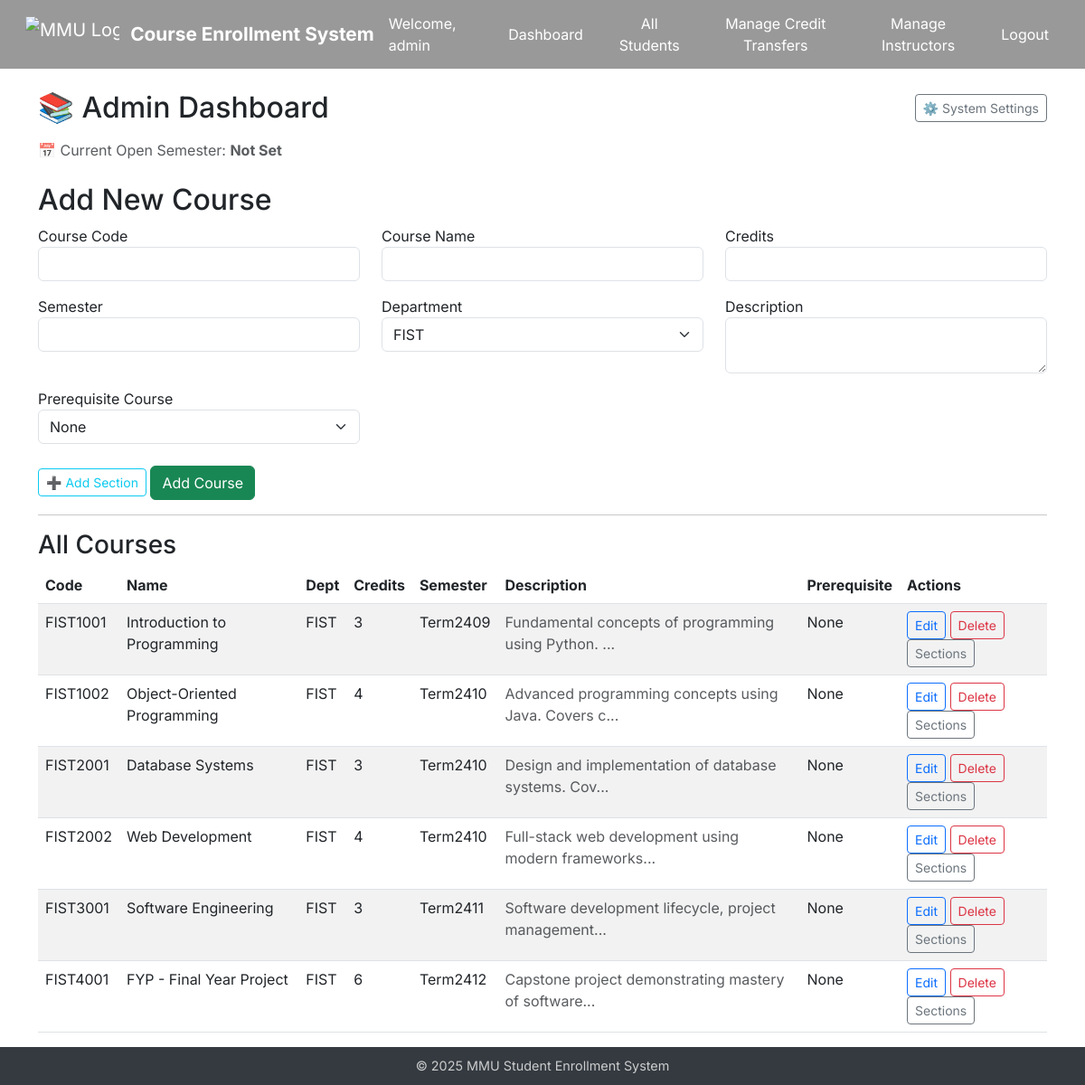
Screenshot of /admin/admin/dashboard (signed in) with the database file from the repository.
### app/models.py (models this page shows, shortened)
class Admin(UserMixin, db.Model):
    id = db.Column(db.Integer, primary_key=True)
    username = db.Column(db.String(64), unique=True)
    password_hash = db.Column(db.String(128))
    @property
    def is_admin(self):
        return True

class Course(db.Model):
    id = db.Column(db.Integer, primary_key=True)
    course_code = db.Column(db.String(10), unique=True)
    course_name = db.Column(db.String(128))
    description = db.Column(db.Text)
    credits = db.Column(db.Integer)
    semester = db.Column(db.String(64))
    department = db.Column(db.String(64))
    prerequisite_id = db.Column(db.Integer, db.ForeignKey('course.id'))
    prerequisite = db.relationship("Course", remote_side=[id])
    enrollments = db.relationship('Enrollment', backref='course', lazy=True)
    sections = db.relationship('Section', back_populates='course', cascade='all, delete')

### app/routes/admin.py (the view, shortened to what this page needs)
@admin_bp.route("/admin/dashboard", methods=["GET", "POST"])
@login_required
def admin_dashboard():
    if not current_user.is_admin:
        flash("Admin access only.", "warning")
        return redirect(url_for("admin.admin_login"))
    form = CourseAddForm()
    courses = Course.query.all()
    form.prerequisite_id.choices = [(0, "None")] + [
        (c.id, f"{c.course_code} - {c.course_name}") for c in courses
    ]
    setting = SystemSetting.query.filter_by(key="open_semester").first()
    open_semester = setting.value if setting else "Not Set"
    return render_template("admin/dashboard.html", form=form, courses=courses, open_semester=open_semester)

### app/forms.py
class CourseAddForm(FlaskForm):
    course_code = StringField("Course Code", validators=[DataRequired()])
    prerequisite_id = SelectField("Prerequisite Course", coerce=int, choices=[], validators=[Optional()])
    course_name = StringField("Course Name", validators=[DataRequired()])
    credits = IntegerField("Credits", validators=[DataRequired()])
    semester = StringField("Semester", validators=[DataRequired()])
    department = SelectField("Department", choices=[
        ("FIST", "FIST"), ("FCI", "FCI"), ("FOB", "FOB")
    ], validators=[DataRequired()])
    description = TextAreaField("Description", validators=[DataRequired()])
    submit = SubmitField("Add Course")

### app/templates/admin/dashboard.html (shortened to what this page needs)
{% extends "base.html" %}
{% block content %}
<div class="d-flex justify-content-between align-items-center mb-3">
    <h2 class="mb-0">📚 Admin Dashboard</h2>
    <a href="{{ url_for('admin.admin_settings') }}" class="btn btn-outline-secondary btn-sm">⚙️ System Settings</a>
  </div>
  <p class="text-muted mb-4">📅 Current Open Semester: <strong>{{ open_semester }}</strong></p>
<h2>Add New Course</h2>
<form method="POST">
    <div class="row">
        <div class="col-md-4 mb-3">
            {{ form.course_code.label }} {{ form.course_code(class="form-control") }}
        </div>
        <div class="col-md-4 mb-3">
            {{ form.course_name.label }} {{ form.course_name(class="form-control") }}
        </div>
        <div class="col-md-4 mb-3">
            {{ form.credits.label }} {{ form.credits(class="form-control") }}
        </div>
    </div>
    <div class="row">
        <div class="col-md-4 mb-3">
            {{ form.semester.label }} {{ form.semester(class="form-control") }}
        </div>
        <div class="col-md-4 mb-3">
            {{ form.department.label }} {{ form.department(class="form-select") }}
        </div>
        <div class="col-md-4 mb-3">
            {{ form.description.label }} {{ form.description(class="form-control", rows=2) }}
        </div>
    </div>
    <div class="row">
        <div class="col-md-4 mb-3">
            {{ form.prerequisite_id.label }} {{ form.prerequisite_id(class="form-select") }}
        </div>
    </div>
    <div class="mt-2">
        <a href="{{ url_for('admin.admin_add_section') }}" class="btn btn-sm btn-outline-info"> ➕ Add Section </a>
        {{ form.submit(class="btn btn-success") }}
    </div>
</form>
<hr>
<h3>All Courses</h3>
<table class="table table-striped">
    <thead>
        <tr>
            <th>Code</th>
            <th>Name</th>
            <th>Dept</th>
            <th>Credits</th>
            <th>Semester</th>
            <th>Description</th>
            <th>Prerequisite</th>
            <th>Actions</th>
        </tr>
    </thead>
    <tbody>
        {% for c in courses %}
        <tr>
            <td>{{ c.course_code }}</td>
            <td>{{ c.course_name }}</td>
            <td>{{ c.department }}</td>
            <td>{{ c.credits }}</td>
            <td>{{ c.semester }}</td>
            <td class="text-muted">{{ c.description[:50] }}{% if c.description|length > 50 %}...{% endif %}</td>
            <td>
                {% if c.prerequisite %}
                    {{ c.prerequisite.course_code }} - {{ c.prerequisite.course_name }}
                {% else %}
                    None
                {% endif %}
            </td>
            <td>
                <a href="{{ url_for('admin.admin_edit', course_id=c.id) }}" class="btn btn-sm btn-outline-primary">Edit</a>
                <a href="{{ url_for('admin.admin_delete', course_id=c.id) }}" class="btn btn-sm btn-outline-danger">Delete</a>
                <a href="{{ url_for('admin.admin_course_details', course_id=c.id) }}" class="btn btn-sm btn-outline-secondary">Sections</a>
            </td>
        </tr>
        {% endfor %}
    </tbody>
</table>
{% endblock %}

### app/templates/base.html (shortened to what this page needs)
<!DOCTYPE html>
<html lang="en">
<head>
  <link href="https://cdn.jsdelivr.net/npm/bootstrap@5.3.0/dist/css/bootstrap.min.css" rel="stylesheet">
</head>
<body>
<nav id="navbar" class="navbar navbar-expand-lg navbar-dark navbar-transparent fixed-top px-3" style="background-color: rgba(0,0,0,0.4);">
  <div class="container-fluid">
    <a class="navbar-brand d-flex align-items-center" href="{{ url_for('shared.index') }}">
      <img src="{{ url_for('static', filename='image/Multimedia_University_secondary_logo_2020.png') }}" alt="MMU Logo">
      <span>Course Enrollment System</span>
    </a>
    <div class="ms-auto d-flex align-items-center">
            {% if current_user.is_authenticated %}
        <span class="text-white me-3">
          Welcome,
          {% if current_user.is_admin %}
            {{ current_user.username }}
          {% elif current_user.is_student %}
            {{ current_user.name }}
          {% elif current_user.is_instructor %}
            {{ current_user.name }}
          {% endif %}
        </span>
        {% if current_user.is_admin %}
          <a class="btn btn-nav" href="{{ url_for('admin.admin_dashboard') }}">Dashboard</a>
          <a class="btn btn-nav" href="{{ url_for('admin.admin_all_students') }}">All Students</a>
          <a class="btn btn-nav" href="{{ url_for('admin.admin_credit_transfer') }}">Manage Credit Transfers</a>
          <a class="btn btn-nav" href="{{ url_for('admin.admin_instructor_list') }}">Manage Instructors</a>
          <a class="btn btn-nav" href="{{ url_for('admin.admin_logout') }}">Logout</a>
        {% elif current_user.is_student %}
          <a class="btn btn-nav" href="{{ url_for('student.dashboard') }}">Dashboard</a>
          <a class="btn btn-nav" href="{{ url_for('student.profile') }}">My Profile</a>
          <a class="btn btn-nav" href="{{ url_for('student.finance') }}">Finance</a>
          <a class="btn btn-nav" href="{{ url_for('shared.logout') }}">Logout</a>
        {% endif %}
      {% endif %}
    </div>
  </div>
</nav>
<main class="{% if request.endpoint == 'shared.index' %}{% else %}container{% endif %}" style="padding-top: 100px;">
  {% block content %}{% endblock %}
</main>
<footer>
  © 2025 MMU Student Enrollment System
</footer>
</body>
</html>

### app/templates/base.html (style rules this page uses)
body { margin: 0; padding: 0; min-height: 100vh; display: flex; flex-direction: column; font-family: 'Inter', sans-serif; background-color: transparent; }
main { flex: 1; }
footer { background: #343a40; color: #ccc; text-align: center; padding: 10px 0; font-size: 0.9rem; }
.navbar-transparent { background-color: rgba(0, 0, 0, 0.4) !important; backdrop-filter: blur(2px); -webkit-backdrop-filter: blur(2px); box-shadow: none !important; border: none !important; }
.navbar-brand img { height: 40px; margin-right: 12px; }
.navbar-brand span { color: white; font-size: 1.3rem; font-weight: bold; }
.btn-nav { background: transparent; color: white; border: none; font-size: 1rem; margin-left: 1rem; }

### rows the page displays
Admin: username "admin"
Course: course_code "FIST1001", course_name "Introduction to Programming", department "FIST", credits "3", semester "Term2409", description "Fundamental concepts of programming using Python."
Course: course_code "FIST1002", course_name "Object-Oriented Programming", department "FIST", credits "4", semester "Term2410", description "Advanced programming concepts using Java. Covers c"
Course: course_code "FIST2001", course_name "Database Systems", department "FIST", credits "3", semester "Term2410", description "Design and implementation of database systems. Cov"
Course: course_code "FIST2002", course_name "Web Development", department "FIST", credits "4", semester "Term2410", description "Full-stack web development using modern frameworks"
Course: course_code "FIST3001", course_name "Software Engineering", department "FIST", credits "3", semester "Term2411", description "Software development lifecycle, project management"
Course: course_code "FIST4001", course_name "FYP - Final Year Project", department "FIST", credits "6", semester "Term2412", description "Capstone project demonstrating mastery of software"

### other values shown
{{ open_semester }} "Not Set"
